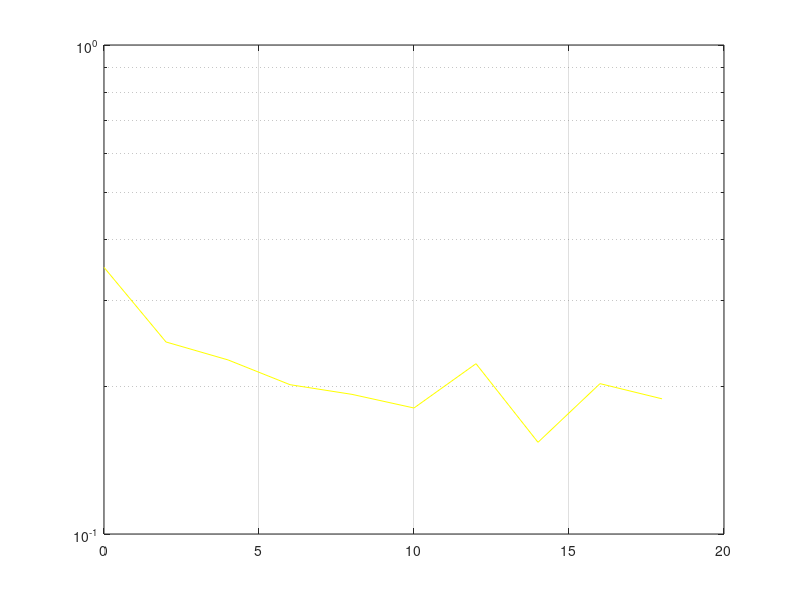

Source code (MATLAB):
%% Initialization
N = 10^3;    % No. of symbols for which simulation has to run
Nt = 4;      % No. of transmitting antennas
Nr = 4;      % No. of receiving antennas
N_ant = log2(Nt); % No. of bits transmiited as antenna index

EbNo = 0:2:18;  %Range of SNR for simulation

error = zeros(1,length(EbNo));   % Initialization of total error
error_ant = zeros(1,length(EbNo));  % Initialization of antenna error
for itr = 1:1:length(EbNo)  % Iterate for each value of SNR
   for sym = 1:N            % Iterate for each symbol
       H = 1/sqrt(2)*(randn(Nr,Nt)+1i*(randn(Nr,Nt))); % Generate rayleigh fading channel
       n = 1/sqrt(2)*(randn(Nr,1)+1i*(randn(Nr,1)));  % Generate awgn noise
       
       %% Transmission
       input_bits = randi([0,1],2*log2(Nt),1);          % Generate input bits for SM modulation
       ant_select_r = input_bits(1:log2(Nt));           % Extract bits for antenna selection
       ant_select_i = input_bits(log2(Nt)+1:end);
       ant_index_r = bi2de(ant_select_r')+1;              % Convert bits to antenna index
       ant_index_i = bi2de(ant_select_i')+1;
       x  = zeros(Nt,1);                              % Initialize all antennas
       x(ant_index_r) = 1;                              % Symbol transmiited from respective antenna
       x(ant_index_i) = 1*1i;
       y = H*x;                                        
       r = y+10^(-EbNo(itr)/20)*n;                    % Received signal with awgn noise
       
       min_t = 10000.0;
       for j = 1:1:Nt
           for k = 1:1:Nt
               val = norm(r-H(:,j)-(H(:,k)*1i))^2;
               if val < min_t
                  min_t = val;
                  detect_antenna_r = j;
                  detect_antenna_i = k;
               end
           end
       end
       if( mod(sym,1000)==0)
        ((itr-1)*N+sym)/(N*length(EbNo))*100   
       end
       error_ant_r = (ant_index_r~=detect_antenna_r);   % Error in antenna index
       error_ant_i = (ant_index_i~=detect_antenna_i); 
       error(1,itr) = error(1,itr) + ((error_ant_r+error_ant_i)~=0);   % +error_sym
       
   end
end

error_rate_QSSK = error/N;
fig=semilogy(EbNo,error_rate_QSSK,'y');
grid on;
hold on;
